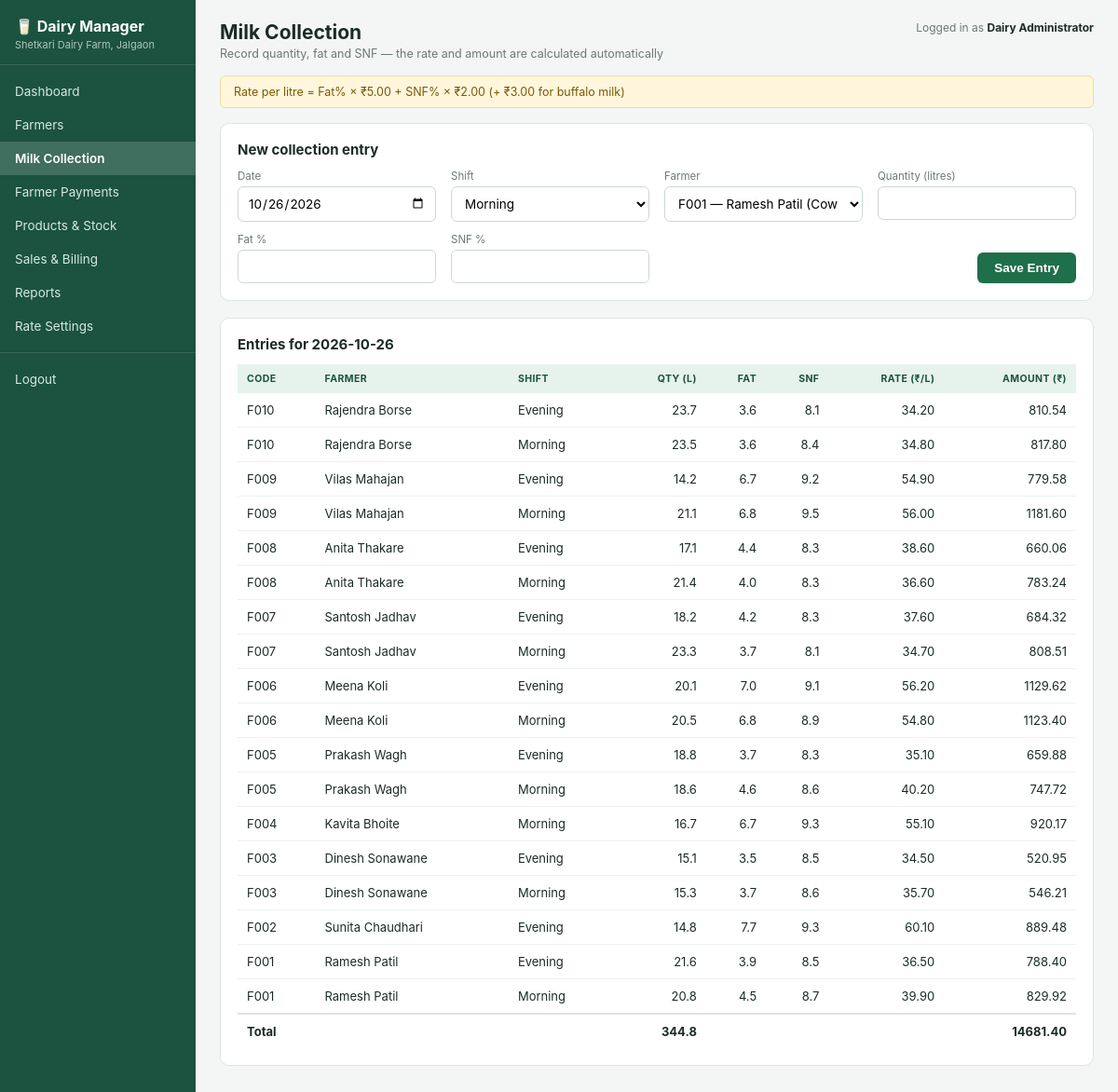
Screenshot of /milk (signed in) with the database file from the repository.
### tables this page shows
CREATE TABLE settings (
    key TEXT PRIMARY KEY,
    value TEXT
);

CREATE TABLE milk_collection (
    id INTEGER PRIMARY KEY AUTOINCREMENT,
    farmer_id INTEGER NOT NULL REFERENCES farmers(id),
    coll_date TEXT NOT NULL,
    shift TEXT NOT NULL CHECK (shift IN ('Morning','Evening')),
    quantity REAL NOT NULL,
    fat REAL NOT NULL,
    snf REAL NOT NULL,
    rate REAL NOT NULL,
    amount REAL NOT NULL
);

CREATE TABLE farmers (
    id INTEGER PRIMARY KEY AUTOINCREMENT,
    code TEXT UNIQUE NOT NULL,
    name TEXT NOT NULL,
    village TEXT,
    phone TEXT,
    animal_type TEXT,
    bank_account TEXT,
    joined_on TEXT,
    active INTEGER DEFAULT 1
);

### app.py (the view, shortened to what this page needs)
@app.route("/milk", methods=["GET", "POST"])
@login_required
def milk():
    db = get_db()
    s = get_settings(db)
    view_date = request.args.get("date", date.today().isoformat())
    farmers_list = db.execute("SELECT * FROM farmers WHERE active=1 ORDER BY code").fetchall()
    entries = db.execute(
        "SELECT m.*, f.code, f.name FROM milk_collection m JOIN farmers f ON f.id=m.farmer_id "
        "WHERE m.coll_date=? ORDER BY m.id DESC", (view_date,)).fetchall()
    total_qty = sum(e["quantity"] for e in entries)
    total_amt = sum(e["amount"] for e in entries)
    return render_template("milk.html", s=s, farmers=farmers_list, entries=entries,
                           view_date=view_date, total_qty=total_qty, total_amt=total_amt)

### app.py (called while the page is built)
def get_db():
    if "db" not in g:
        g.db = sqlite3.connect(DB_FILE)
        g.db.row_factory = sqlite3.Row
        g.db.execute("PRAGMA foreign_keys = ON")
    return g.db

def get_settings(db):
    rows = db.execute("SELECT key, value FROM settings").fetchall()
    s = {r["key"]: r["value"] for r in rows}
    return {
        "dairy_name": s.get("dairy_name", "Dairy"),
        "fat_rate": float(s.get("fat_rate", 5)),
        "snf_rate": float(s.get("snf_rate", 2)),
        "buffalo_bonus": float(s.get("buffalo_bonus", 3)),
    }

def login_required(view):
    @wraps(view)
    def wrapper(*args, **kwargs):
        if "user" not in session:
            return redirect(url_for("login"))
        return view(*args, **kwargs)
    return wrapper

@app.template_filter("money")
def money(value):
    return "{:.2f}".format(value or 0)

@app.template_filter("num")
def num(value):
    value = value or 0
    return str(int(value)) if float(value).is_integer() else str(round(value, 2))

@app.context_processor
def inject_common():
    if "user" in session:
        s = get_settings(get_db())
        return {"dairy_name": s["dairy_name"], "full_name": session.get("full_name")}
    return {}

### templates/milk.html (shortened to what this page needs)
{% extends "base.html" %}
{% block heading %}Milk Collection{% endblock %}
{% block subtitle %}Record quantity, fat and SNF — the rate and amount are calculated automatically{% endblock %}
{% block body %}
<div class="notice">Rate per litre = Fat% × ₹{{ '%.2f'|format(s.fat_rate) }} + SNF% × ₹{{ '%.2f'|format(s.snf_rate) }} (+ ₹{{ '%.2f'|format(s.buffalo_bonus) }} for buffalo milk)</div>
<div class="card">
  <h3>New collection entry</h3>
  <form method="post" class="form-grid">
    <div><label>Date</label>
      <input type="date" name="date" value="{{ view_date }}" required
             onchange="window.location='{{ url_for('milk') }}?date=' + this.value"></div>
    <div><label>Shift</label>
      <select name="shift"><option>Morning</option><option>Evening</option></select></div>
    <div><label>Farmer</label>
      <select name="farmer_id" required>
        {% for f in farmers %}<option value="{{ f.id }}">{{ f.code }} — {{ f.name }} ({{ f.animal_type }})</option>{% endfor %}
      </select></div>
    <div><label>Quantity (litres)</label><input type="number" step="0.1" min="0.1" name="quantity" required></div>
    <div><label>Fat %</label><input type="number" step="0.1" min="0.1" max="15" name="fat" required></div>
    <div><label>SNF %</label><input type="number" step="0.1" min="0.1" max="15" name="snf" required></div>
    <div></div>
    <div class="btn-end"><button class="btn" type="submit">Save Entry</button></div>
  </form>
</div>
<div class="card">
  <h3>Entries for {{ view_date }}</h3>
  <table>
    <thead><tr><th>Code</th><th>Farmer</th><th>Shift</th><th class="r">Qty (L)</th><th class="r">Fat</th><th class="r">SNF</th><th class="r">Rate (₹/L)</th><th class="r">Amount (₹)</th></tr></thead>
    <tbody>
    {% for e in entries %}
      <tr><td>{{ e.code }}</td><td>{{ e.name }}</td><td>{{ e.shift }}</td>
          <td class="r">{{ e.quantity|num }}</td><td class="r">{{ '%.1f'|format(e.fat) }}</td><td class="r">{{ '%.1f'|format(e.snf) }}</td>
          <td class="r">{{ e.rate|money }}</td><td class="r">{{ e.amount|money }}</td></tr>
    {% else %}
      <tr><td colspan="8" class="muted">No entries for this date.</td></tr>
    {% endfor %}
    {% if entries %}
      <tr class="total-row"><td colspan="3">Total</td><td class="r">{{ total_qty|round(1) }}</td><td></td><td></td><td></td><td class="r">{{ total_amt|money }}</td></tr>
    {% endif %}
    </tbody>
  </table>
</div>
{% endblock %}

### templates/base.html (shortened to what this page needs)
<!DOCTYPE html>
<html lang="en">
<head>
<link rel="stylesheet" href="{{ url_for('static', filename='style.css') }}">
</head>
<body>
<div class="layout">
  <aside class="sidebar">
    <div class="brand">
      <div class="brand-name">🥛 Dairy Manager</div>
      <div class="brand-sub">{{ dairy_name }}</div>
    </div>
    <nav>
      {% set ep = request.endpoint %}
      <a href="{{ url_for('dashboard') }}" class="{{ 'active' if ep == 'dashboard' }}">Dashboard</a>
      <a href="{{ url_for('farmers') }}" class="{{ 'active' if ep == 'farmers' }}">Farmers</a>
      <a href="{{ url_for('milk') }}" class="{{ 'active' if ep == 'milk' }}">Milk Collection</a>
      <a href="{{ url_for('payments') }}" class="{{ 'active' if ep == 'payments' }}">Farmer Payments</a>
      <a href="{{ url_for('products') }}" class="{{ 'active' if ep == 'products' }}">Products &amp; Stock</a>
      <a href="{{ url_for('sales') }}" class="{{ 'active' if ep in ('sales','bill') }}">Sales &amp; Billing</a>
      <a href="{{ url_for('reports') }}" class="{{ 'active' if ep == 'reports' }}">Reports</a>
      <a href="{{ url_for('settings') }}" class="{{ 'active' if ep == 'settings' }}">Rate Settings</a>
      <div class="nav-line"></div>
      <a href="{{ url_for('logout') }}">Logout</a>
    </nav>
  </aside>
  <main class="content">
    <header class="topbar">
      <div>
        <h1>{% block heading %}{% endblock %}</h1>
        <p class="subtitle">{% block subtitle %}{% endblock %}</p>
      </div>
      <div class="logged">Logged in as <strong>{{ full_name }}</strong></div>
    </header>
    {% block body %}{% endblock %}
  </main>
</div>
</body>
</html>

### static/style.css (style rules this page uses)
:root { --green-dark: #1b5240; --green: #1f6f4a; --green-light: #e6f2ec; --bg: #f3f6f4; --text: #1c2b25; --muted: #6b7a73; --border: #dde5e0; }
* { box-sizing: border-box; }
body { margin: 0; font-family: Inter, "Segoe UI", Roboto, Arial, sans-serif; background: var(--bg); color: var(--text); font-size: 14px; }
.layout { display: flex; min-height: 100vh; }
.sidebar { width: 210px; background: var(--green-dark); color: #fff; flex-shrink: 0; }
.brand { padding: 18px 16px 14px; border-bottom: 1px solid rgba(255,255,255,.12); }
.brand-name { font-weight: 700; font-size: 16px; }
.brand-sub { font-size: 11px; opacity: .65; margin-top: 3px; }
.sidebar nav { padding: 10px 0; }
.sidebar nav a { display: block; padding: 10px 16px; color: #d6e8df; text-decoration: none; font-size: 13.5px; }
.sidebar nav a.active { background: rgba(255,255,255,.16); color: #fff; font-weight: 600; }
.nav-line { border-top: 1px solid rgba(255,255,255,.12); margin: 10px 0; }
.content { flex: 1; padding: 22px 26px 40px; min-width: 0; }
.topbar { display: flex; justify-content: space-between; align-items: flex-start; margin-bottom: 16px; }
.topbar h1 { margin: 0; font-size: 21px; }
.subtitle { margin: 3px 0 0; color: var(--muted); font-size: 12.5px; }
.logged { font-size: 12px; color: var(--muted); }
.logged strong { color: var(--text); }
.card { background: #fff; border: 1px solid var(--border); border-radius: 10px; padding: 18px; margin-bottom: 18px; }
.card h3 { margin: 0 0 12px; font-size: 15px; }
table { width: 100%; border-collapse: collapse; }
th { background: var(--green-light); color: var(--green-dark); font-size: 10.5px; text-transform: uppercase; letter-spacing: .04em; text-align: left; padding: 9px 10px; }
td { padding: 10px; border-bottom: 1px solid #edf1ee; font-size: 13px; }
.r { text-align: right; }
.total-row td { font-weight: 700; border-top: 2px solid var(--border); border-bottom: none; }
label { display: block; font-size: 11.5px; color: var(--muted); margin-bottom: 4px; }
input, select { width: 100%; padding: 9px 10px; border: 1px solid #cfd9d3; border-radius: 6px; font-size: 13.5px; background: #fff; font-family: inherit; }
.form-grid { display: grid; grid-template-columns: repeat(4, 1fr); gap: 12px 16px; }
.btn-end { display: flex; align-items: flex-end; justify-content: flex-end; }
.btn { background: var(--green); color: #fff; border: none; border-radius: 6px; padding: 9px 18px; font-size: 13.5px; font-weight: 600; cursor: pointer; text-decoration: none; display: inline-block; }
a { color: var(--green); }
.notice { background: #fff6dc; border: 1px solid #f0dc9b; color: #7a5a06; padding: 9px 14px; border-radius: 6px; margin-bottom: 16px; font-size: 12.5px; }

### rows the page displays
settings: value "Shetkari Dairy Farm, Jalgaon"
milk_collection: code "F010", name "Rajendra Borse", shift "Evening", quantity|num "23.7", fat "3.6", snf "8.1", rate "34.20", amount "810.54"
milk_collection: code "F010", name "Rajendra Borse", shift "Morning", quantity|num "23.5", fat "3.6", snf "8.4", rate "34.80", amount "817.80"
milk_collection: code "F009", name "Vilas Mahajan", shift "Evening", quantity|num "14.2", fat "6.7", snf "9.2", rate "54.90", amount "779.58"
milk_collection: code "F009", name "Vilas Mahajan", shift "Morning", quantity|num "21.1", fat "6.8", snf "9.5", rate "56.00", amount "1181.60"
milk_collection: code "F008", name "Anita Thakare", shift "Evening", quantity|num "17.1", fat "4.4", snf "8.3", rate "38.60", amount "660.06"
milk_collection: code "F008", name "Anita Thakare", shift "Morning", quantity|num "21.4", fat "4.0", snf "8.3", rate "36.60", amount "783.24"
milk_collection: code "F007", name "Santosh Jadhav", shift "Evening", quantity|num "18.2", fat "4.2", snf "8.3", rate "37.60", amount "684.32"
milk_collection: code "F007", name "Santosh Jadhav", shift "Morning", quantity|num "23.3", fat "3.7", snf "8.1", rate "34.70", amount "808.51"
milk_collection: code "F006", name "Meena Koli", shift "Evening", quantity|num "20.1", fat "7.0", snf "9.1", rate "56.20", amount "1129.62"
milk_collection: code "F006", name "Meena Koli", shift "Morning", quantity|num "20.5", fat "6.8", snf "8.9", rate "54.80", amount "1123.40"
milk_collection: code "F005", name "Prakash Wagh", shift "Evening", quantity|num "18.8", fat "3.7", snf "8.3", rate "35.10", amount "659.88"
milk_collection: code "F005", name "Prakash Wagh", shift "Morning", quantity|num "18.6", fat "4.6", snf "8.6", rate "40.20", amount "747.72"
milk_collection: code "F004", name "Kavita Bhoite", shift "Morning", quantity|num "16.7", fat "6.7", snf "9.3", rate "55.10", amount "920.17"
milk_collection: code "F003", name "Dinesh Sonawane", shift "Evening", quantity|num "15.1", fat "3.5", snf "8.5", rate "34.50", amount "520.95"
milk_collection: code "F003", name "Dinesh Sonawane", shift "Morning", quantity|num "15.3", fat "3.7", snf "8.6", rate "35.70", amount "546.21"
milk_collection: code "F002", name "Sunita Chaudhari", shift "Evening", quantity|num "14.8", fat "7.7", snf "9.3", rate "60.10", amount "889.48"
milk_collection: code "F001", name "Ramesh Patil", shift "Evening", quantity|num "21.6", fat "3.9", snf "8.5", rate "36.50", amount "788.40"
milk_collection: code "F001", name "Ramesh Patil", shift "Morning", quantity|num "20.8", fat "4.5", snf "8.7", rate "39.90", amount "829.92"

### other values shown
{{ full_name }} "Dairy Administrator"
{{ '%.2f'|format(s.fat_rate) }} "5.00"
{{ '%.2f'|format(s.snf_rate) }} "2.00"
{{ '%.2f'|format(s.buffalo_bonus) }} "3.00"
{{ view_date }} "2026-10-26"
{{ total_qty|round(1) }} "344.8"
{{ total_amt|money }} "14681.40"
form field farmer_id "F001 — Ramesh Patil (Cow)"
